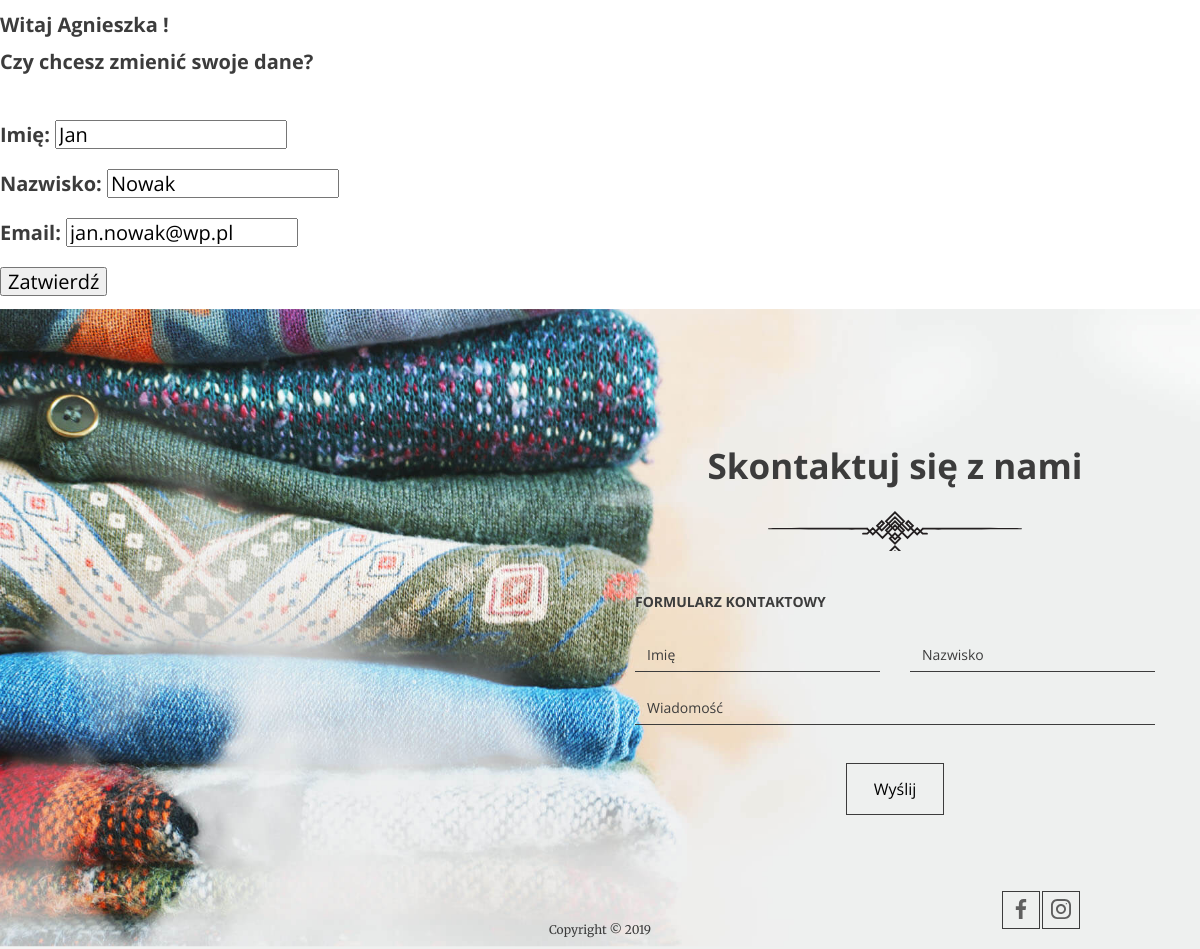
/user_update/8/ (signed in), run on the app's committed database.
### accounts/models.py (models this page shows, shortened)
class CustomUser(AbstractBaseUser, PermissionsMixin):
    first_name = models.CharField(max_length=64, verbose_name='Imię')
    surname = models.CharField(max_length=64, verbose_name='Nazwisko')
    email = models.EmailField(max_length=64, unique=True, verbose_name='Email')
    password = models.CharField(max_length=64, verbose_name='Hasło')
    password_2 = models.CharField(max_length=64, verbose_name='Powtórz hasło')
    is_staff = models.BooleanField(default=False)
    is_active = models.BooleanField(default=True)
    is_superuser = models.BooleanField(default=False)
    date_joined = models.DateTimeField(default=timezone.now)
    USERNAME_FIELD = 'email'
    REQUIRED_FIELDS = []
    objects = CustomUserManager()

### main_app/views.py (the view)
# urls.py: path('user_update/<int:pk>/', UserDetailsUpdate.as_view(), name='User Details Update'),
class UserDetailsUpdate(UpdateView):
    model = CustomUser
    fields = ['first_name', 'surname', 'email']
    template_name_suffix = '_update_form'
    def get_context_data(self, **kwargs):
        context = super().get_context_data(**kwargs)
        context['user.pk']=self.kwargs['pk']
        return context
    success_url = '/index/'

### accounts/templates/accounts/customuser_update_form.html (shortened to what this page needs)
{% extends 'base.html' %}
{% block content %}
    <div class="container--90">
<h1> Witaj {{ user.first_name }} !</h1>
        <h1> Czy chcesz zmienić swoje dane? </h1>
    <form action="" method="POST">
        <h1> {{ form.as_p }}
        <input type="submit" value="Zatwierdź"></h1>
    </form>
</div>
{% endblock %}

### data on the page
CustomUser: first_name "Agnieszka"
CustomUser: first_name "Jan", surname "Nowak", email "jan.nowak@wp.pl"
